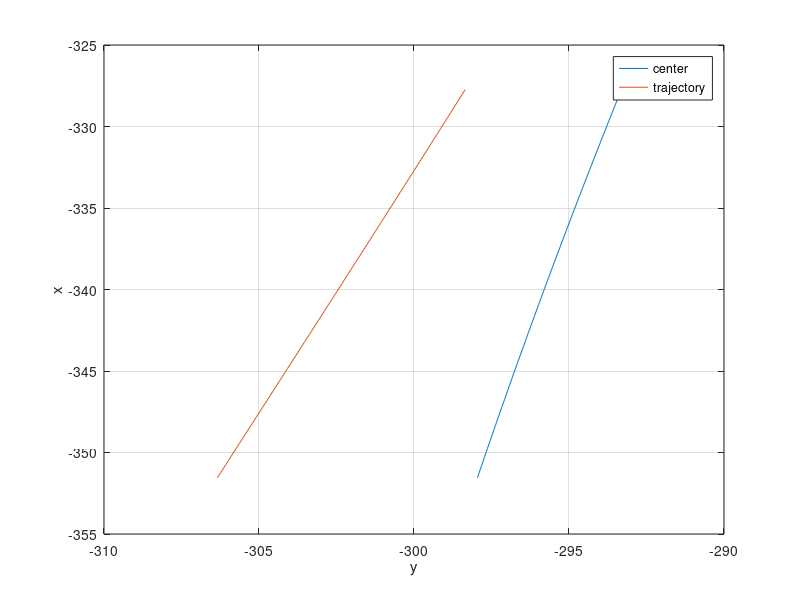

This figure's MATLAB source:
clear all;
close all;
clc;

Trajectory = [

 -351.5400  306.3400         0;
 -348.8873  305.4439         0;
 -346.2346  304.5479         0;
 -343.5817  303.6524         0;
 -340.9285  302.7579         0;
 -338.2747  301.8650         0;
 -335.6202  300.9743         0;
 -332.9648  300.0862         0;
 -330.3084  299.2013         0;
 -327.6507  298.3202         0];

waypoints = [-266.7 277.3 0;
    -182.6 243 0;
    -138.8 218.2 0;
    -83.2 178.2 0;
    -42.3 141.3 0;
    10.1 85.5 0;
    52 34.5 0;
    153.8 -102.9 0;
    169.3 -123.5 0;
    216.5 -186.3 0;
    272.58 -255.9 0.01;
    320 -312.7 0;
    359.5 -358.5 0;
    421.3 -426.4 0;
    480.3 -488.7 0;
    515.4 -522.8 0;
    592.8 -599.1 0;
    708 -713.4 0];

y = spline(waypoints(:,1),waypoints(:,2));
yt = spline(Trajectory(:,1),Trajectory(:,2));

x = -351.54:0.1:-327.6507;
traj = ppval(yt,x);
center = ppval(y,x);
figure, 
plot(-center,x,-traj,x);grid on;xlabel('y');ylabel('x');legend('center','trajectory');